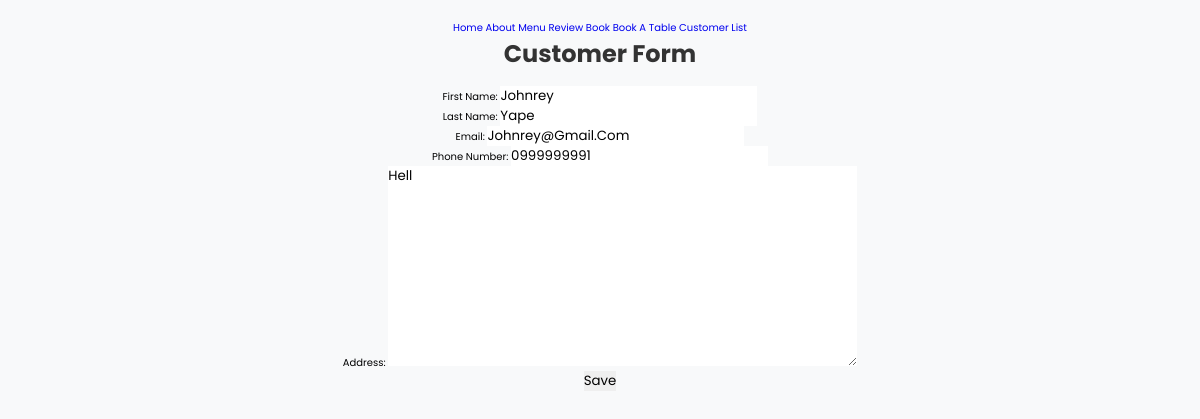
The app's page /customer/6/update/ with its own data.
### app/models.py (models this page shows, shortened)
class Customer(models.Model):
    id = models.AutoField(primary_key=True)
    first_name = models.CharField(max_length=50)
    last_name = models.CharField(max_length=50)
    email = models.EmailField(unique=True)
    phone_number = models.CharField(max_length=20, blank=True)
    address = models.TextField(blank=True)

### app/views.py (the view)
# urls.py: path('customer/<int:pk>/update/', CustomerUpdateView.as_view(), name='customer_update'),
class CustomerUpdateView(UpdateView):
    model = Customer
    template_name = 'app/customer_update.html'
    fields = ['first_name','last_name', 'email', 'phone_number', 'address']
    success_url = reverse_lazy('customer')

### app/templates/app/customer_update.html (shortened to what this page needs)
{% extends 'app/base.html' %}
{% load static %}
{% block content %}
   <h1>Customer Form</h1>
<form method="POST">
    {{ form.as_p }}
    <button type="submit">Save</button>
</form>
{% endblock content %}

### static/css/base.css (style rules this page uses)
body { font-family: Arial, sans-serif; background-color: #f8f9fa; margin: 0; padding: 20px; text-align: center; }
h1 { color: #333; font-size: 24px; margin-bottom: 15px; }

### static/css/home.css (style rules this page uses)
:root { --main-color:#443; --border-radius:95% 4% 97% 5%/4% 94% 3% 95%; --border-radius-hover:4% 95% 6% 95%/95% 4% 92% 5%; --border:.2rem solid var(--main-color); --border-hover:.2rem dashed var(--main-color); }
* { font-family: 'Poppins', sans-serif; margin:0; padding:0; box-sizing: border-box; outline: none; border:none; text-decoration: none; text-transform: capitalize; transition: all .2s linear; }
html { font-size: 62.5%; overflow-x: hidden; scroll-padding-top: 7rem; scroll-behavior: smooth; }

### records on screen
Customer: first_name "Johnrey", last_name "Yape", email "johnrey@gmail.com", phone_number "0999999991", address "Hell"
